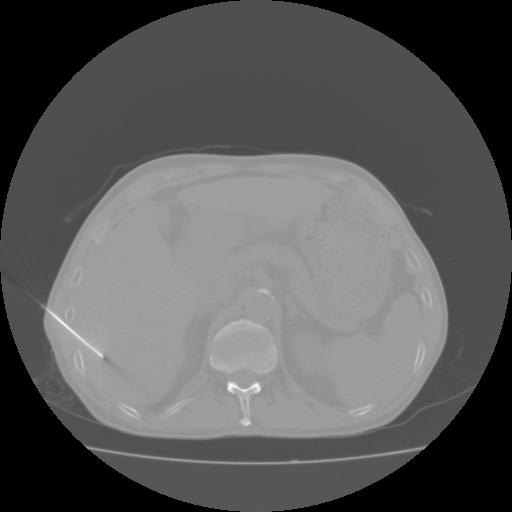
#> input picture Test_Img/10.jpg, 512 x 512 px, found by its file name
$ python greycomatrix_greycoprops.py   (older library calls are emulated)
#> lines starting #> are read from the running program, lines starting #| are printed output that depends on the picture
# GLCM来不同纹理形状的分类

import matplotlib.pyplot as plt

from skimage.feature import greycomatrix, greycoprops
from skimage import data, img_as_float, io


PATCH_SIZE = 21

# open the camera image
image = io.imread('/home/qiao/PythonProjects/Scikit-image_On_CT/Test_Img/10.jpg')
#> image is the input picture: shape (512, 512); min 0, max 254, mean 90.7


# select some patches from grassy areas of the image
grass_locations = [(280, 454), (342, 223), (444, 192), (455, 455)]
grass_patches = []
for loc in grass_locations:
    grass_patches.append(image[loc[0]:loc[0] + PATCH_SIZE,
                               loc[1]:loc[1] + PATCH_SIZE])
#> after the loop, grass_patches = 4 items

# select some patches from sky areas of the image
sky_locations = [(38, 34), (139, 28), (37, 437), (145, 379)]
sky_patches = []
for loc in sky_locations:
    sky_patches.append(image[loc[0]:loc[0] + PATCH_SIZE,
                             loc[1]:loc[1] + PATCH_SIZE])
#> after the loop, sky_patches = 4 items

# compute some GLCM properties each patch
xs = []
ys = []
for patch in (grass_patches + sky_patches):
    glcm = greycomatrix(patch, distances=[5], angles=[0], levels=256,
                        symmetric=True, normed=True)
    xs.append(greycoprops(glcm, 'dissimilarity')[0, 0])
    ys.append(greycoprops(glcm, 'correlation')[0, 0])
#> this loop made 8 passes
#> after the loop, xs = [0.396, 1.15, 2.54, 0, 0, 0.875, 0, 0.208]; ys = [0.354, 0.827, 0.973, 1, 1, 0.0441, 1, 0.577]

# create the figure
fig = plt.figure(figsize=(8, 8))

# display original image with locations of patches
ax = fig.add_subplot(3, 2, 1)
ax.imshow(image, cmap=plt.cm.gray,
          vmin=0, vmax=255)
for (y, x) in grass_locations:
    ax.plot(x + PATCH_SIZE / 2, y + PATCH_SIZE / 2, 'gs')
for (y, x) in sky_locations:
    ax.plot(x + PATCH_SIZE / 2, y + PATCH_SIZE / 2, 'bs')
ax.set_xlabel('Original Image')
ax.set_xticks([])
ax.set_yticks([])
ax.axis('image')

# for each patch, plot (dissimilarity, correlation)
ax = fig.add_subplot(3, 2, 2)
ax.plot(xs[:len(grass_patches)], ys[:len(grass_patches)], 'go',
        label='Grass')
ax.plot(xs[len(grass_patches):], ys[len(grass_patches):], 'bo',
        label='Sky')
ax.set_xlabel('GLCM Dissimilarity')
ax.set_ylabel('GLCM Correlation')
ax.legend()

# display the image patches
for i, patch in enumerate(grass_patches):
    ax = fig.add_subplot(3, len(grass_patches), len(grass_patches)*1 + i + 1)
    ax.imshow(patch, cmap=plt.cm.gray,
              vmin=0, vmax=255)
    ax.set_xlabel('Grass %d' % (i + 1))
#> this loop made 4 passes

for i, patch in enumerate(sky_patches):
    ax = fig.add_subplot(3, len(sky_patches), len(sky_patches)*2 + i + 1)
    ax.imshow(patch, cmap=plt.cm.gray,
              vmin=0, vmax=255)
    ax.set_xlabel('Sky %d' % (i + 1))


# display the patches and plot
fig.suptitle('Grey level co-occurrence matrix features', fontsize=14, y=1.05)
plt.tight_layout()
plt.show()
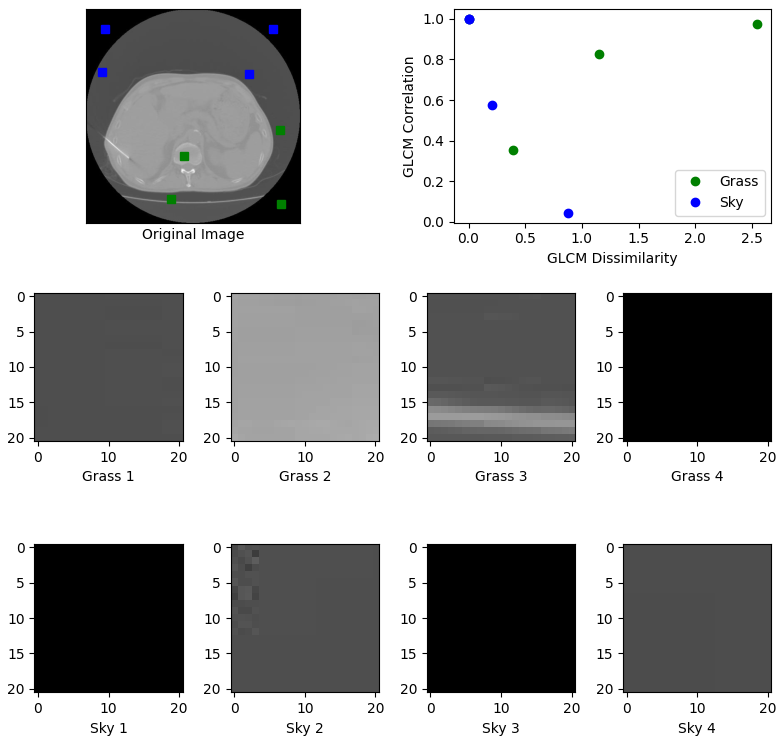
#> figure drawn by matplotlib, 10 panels
